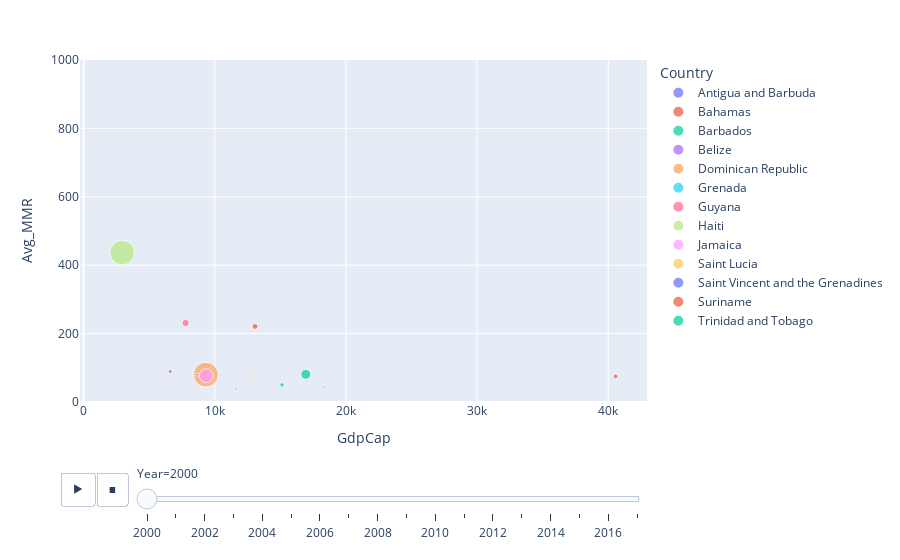

Notebook cell for this chart:
### Code cell
Women_Gdp = px.scatter(data_frame = countrytrends,  x="GdpCap", y= "Avg_MMR", size="FemPop", animation_frame="Year", animation_group="Country", color="Country",
           hover_name="Country", range_y=[0,1000])
Women_Gdp.show()

### Figure 1 — Plotly figure (JSON) as saved in the notebook; plotly's stock layout.template omitted (floating-point values rounded to 4 significant figures)
{"data": [{"hovertemplate": "<b>%{hovertext}</b><br><br>Country=Antigua and Barbuda<br>Year=2000<br>GdpCap=%{x}<br>Avg_MMR=%{y}<br>FemPop=%{marker.size}<extra></extra>", "hovertext": ["Antigua and Barbuda"], "ids": ["Antigua and Barbuda"], "legendgroup": "Antigua and Barbuda", "marker": {"color": "#636efa", "size": [39773], "sizemode": "area", "sizeref": 13680.0, "symbol": "circle"}, "mode": "markers", "name": "Antigua and Barbuda", "orientation": "v", "showlegend": true, "type": "scatter", "x": [18310.0], "xaxis": "x", "y": [44], "yaxis": "y"}, {"hovertemplate": "<b>%{hovertext}</b><br><br>Country=Bahamas<br>Year=2000<br>GdpCap=%{x}<br>Avg_MMR=%{y}<br>FemPop=%{marker.size}<extra></extra>", "hovertext": ["Bahamas"], "ids": ["Bahamas"], "legendgroup": "Bahamas", "marker": {"color": "#EF553B", "size": [166152], "sizemode": "area", "sizeref": 13680.0, "symbol": "circle"}, "mode": "markers", "name": "Bahamas", "orientation": "v", "showlegend": true, "type": "scatter", "x": [40570.0], "xaxis": "x", "y": [75], "yaxis": "y"}, {"hovertemplate": "<b>%{hovertext}</b><br><br>Country=Barbados<br>Year=2000<br>GdpCap=%{x}<br>Avg_MMR=%{y}<br>FemPop=%{marker.size}<extra></extra>", "hovertext": ["Barbados"], "ids": ["Barbados"], "legendgroup": "Barbados", "marker": {"color": "#00cc96", "size": [137803], "sizemode": "area", "sizeref": 13680.0, "symbol": "circle"}, "mode": "markers", "name": "Barbados", "orientation": "v", "showlegend": true, "type": "scatter", "x": [15120.0], "xaxis": "x", "y": [50], "yaxis": "y"}, {"hovertemplate": "<b>%{hovertext}</b><br><br>Country=Belize<br>Year=2000<br>GdpCap=%{x}<br>Avg_MMR=%{y}<br>FemPop=%{marker.size}<extra></extra>", "hovertext": ["Belize"], "ids": ["Belize"], "legendgroup": "Belize", "marker": {"color": "#ab63fa", "size": [118881], "sizemode": "area", "sizeref": 13680.0, "symbol": "circle"}, "mode": "markers", "name": "Belize", "orientation": "v", "showlegend": true, "type": "scatter", "x": [6599.0], "xaxis": "x", "y": [89], "yaxis": "y"}, {"hovertemplate": "<b>%{hovertext}</b><br><br>Country=Dominican Republic<br>Year=2000<br>GdpCap=%{x}<br>Avg_MMR=%{y}<br>FemPop=%{marker.size}<extra></extra>", "hovertext": ["Dominican Republic"], "ids": ["Dominican Republic"], "legendgroup": "Dominican Republic", "marker": {"color": "#FFA15A", "size": [4217358], "sizemode": "area", "sizeref": 13680.0, "symbol": "circle"}, "mode": "markers", "name": "Dominican Republic", "orientation": "v", "showlegend": true, "type": "scatter", "x": [9322.0], "xaxis": "x", "y": [80], "yaxis": "y"}, {"hovertemplate": "<b>%{hovertext}</b><br><br>Country=Grenada<br>Year=2000<br>GdpCap=%{x}<br>Avg_MMR=%{y}<br>FemPop=%{marker.size}<extra></extra>", "hovertext": ["Grenada"], "ids": ["Grenada"], "legendgroup": "Grenada", "marker": {"color": "#19d3f3", "size": [53417], "sizemode": "area", "sizeref": 13680.0, "symbol": "circle"}, "mode": "markers", "name": "Grenada", "orientation": "v", "showlegend": true, "type": "scatter", "x": [11610.0], "xaxis": "x", "y": [38], "yaxis": "y"}, {"hovertemplate": "<b>%{hovertext}</b><br><br>Country=Guyana<br>Year=2000<br>GdpCap=%{x}<br>Avg_MMR=%{y}<br>FemPop=%{marker.size}<extra></extra>", "hovertext": ["Guyana"], "ids": ["Guyana"], "legendgroup": "Guyana", "marker": {"color": "#FF6692", "size": [380564], "sizemode": "area", "sizeref": 13680.0, "symbol": "circle"}, "mode": "markers", "name": "Guyana", "orientation": "v", "showlegend": true, "type": "scatter", "x": [7776.0], "xaxis": "x", "y": [231], "yaxis": "y"}, {"hovertemplate": "<b>%{hovertext}</b><br><br>Country=Haiti<br>Year=2000<br>GdpCap=%{x}<br>Avg_MMR=%{y}<br>FemPop=%{marker.size}<extra></extra>", "hovertext": ["Haiti"], "ids": ["Haiti"], "legendgroup": "Haiti", "marker": {"color": "#B6E880", "size": [4210033], "sizemode": "area", "sizeref": 13680.0, "symbol": "circle"}, "mode": "markers", "name": "Haiti", "orientation": "v", "showlegend": true, "type": "scatter", "x": [2944.0], "xaxis": "x", "y": [437], "yaxis": "y"}, {"hovertemplate": "<b>%{hovertext}</b><br><br>Country=Jamaica<br>Year=2000<br>GdpCap=%{x}<br>Avg_MMR=%{y}<br>FemPop=%{marker.size}<extra></extra>", "hovertext": ["Jamaica"], "ids": ["Jamaica"], "legendgroup": "Jamaica", "marker": {"color": "#FF97FF", "size": [1318807], "sizemode": "area", "sizeref": 13680.0, "symbol": "circle"}, "mode": "markers", "name": "Jamaica", "orientation": "v", "showlegend": true, "type": "scatter", "x": [9345.0], "xaxis": "x", "y": [77], "yaxis": "y"}, {"hovertemplate": "<b>%{hovertext}</b><br><br>Country=Saint Lucia<br>Year=2000<br>GdpCap=%{x}<br>Avg_MMR=%{y}<br>FemPop=%{marker.size}<extra></extra>", "hovertext": ["Saint Lucia"], "ids": ["Saint Lucia"], "legendgroup": "Saint Lucia", "marker": {"color": "#FECB52", "size": [80688], "sizemode": "area", "sizeref": 13680.0, "symbol": "circle"}, "mode": "markers", "name": "Saint Lucia", "orientation": "v", "showlegend": true, "type": "scatter", "x": [12990.0], "xaxis": "x", "y": [86], "yaxis": "y"}, {"hovertemplate": "<b>%{hovertext}</b><br><br>Country=Saint Vincent and the Grenadines<br>Year=2000<br>GdpCap=%{x}<br>Avg_MMR=%{y}<br>FemPop=%{marker.size}<extra></extra>", "hovertext": ["Saint Vincent and the Grenadines"], "ids": ["Saint Vincent and the Grenadines"], "legendgroup": "Saint Vincent and the Grenadines", "marker": {"color": "#636efa", "size": [55836], "sizemode": "area", "sizeref": 13680.0, "symbol": "circle"}, "mode": "markers", "name": "Saint Vincent and the Grenadines", "orientation": "v", "showlegend": true, "type": "scatter", "x": [8647.0], "xaxis": "x", "y": [80], "yaxis": "y"}, {"hovertemplate": "<b>%{hovertext}</b><br><br>Country=Suriname<br>Year=2000<br>GdpCap=%{x}<br>Avg_MMR=%{y}<br>FemPop=%{marker.size}<extra></extra>", "hovertext": ["Suriname"], "ids": ["Suriname"], "legendgroup": "Suriname", "marker": {"color": "#EF553B", "size": [238166], "sizemode": "area", "sizeref": 13680.0, "symbol": "circle"}, "mode": "markers", "name": "Suriname", "orientation": "v", "showlegend": true, "type": "scatter", "x": [13070.0], "xaxis": "x", "y": [221], "yaxis": "y"}, {"hovertemplate": "<b>%{hovertext}</b><br><br>Country=Trinidad and Tobago<br>Year=2000<br>GdpCap=%{x}<br>Avg_MMR=%{y}<br>FemPop=%{marker.size}<extra></extra>", "hovertext": ["Trinidad and Tobago"], "ids": ["Trinidad and Tobago"], "legendgroup": "Trinidad and Tobago", "marker": {"color": "#00cc96", "size": [672559], "sizemode": "area", "sizeref": 13680.0, "symbol": "circle"}, "mode": "markers", "name": "Trinidad and Tobago", "orientation": "v", "showlegend": true, "type": "scatter", "x": [16940.0], "xaxis": "x", "y": [81], "yaxis": "y"}], "layout": {"legend": {"itemsizing": "constant", "title": {"text": "Country"}, "tracegroupgap": 0}, "margin": {"t": 60}, "sliders": [{"active": 0, "currentvalue": {"prefix": "Year="}, "len": 0.9, "pad": {"b": 10, "t": 60}, "steps": [{"args": [["2000"], {"frame": {"duration": 0, "redraw": false}, "fromcurrent": true, "mode": "immediate", "transition": {"duration": 0, "easing": "linear"}}], "label": "2000", "method": "animate"}, {"args": [["2001"], {"frame": {"duration": 0, "redraw": false}, "fromcurrent": true, "mode": "immediate", "transition": {"duration": 0, "easing": "linear"}}], "label": "2001", "method": "animate"}, {"args": [["2002"], {"frame": {"duration": 0, "redraw": false}, "fromcurrent": true, "mode": "immediate", "transition": {"duration": 0, "easing": "linear"}}], "label": "2002", "method": "animate"}, {"args": [["2003"], {"frame": {"duration": 0, "redraw": false}, "fromcurrent": true, "mode": "immediate", "transition": {"duration": 0, "easing": "linear"}}], "label": "2003", "method": "animate"}, {"args": [["2004"], {"frame": {"duration": 0, "redraw": false}, "fromcurrent": true, "mode": "immediate", "transition": {"duration": 0, "easing": "linear"}}], "label": "2004", "method": "animate"}, {"args": [["2005"], {"frame": {"duration": 0, "redraw": false}, "fromcurrent": true, "mode": "immediate", "transition": {"duration": 0, "easing": "linear"}}], "label": "2005", "method": "animate"}, {"args": [["2006"], {"frame": {"duration": 0, "redraw": false}, "fromcurrent": true, "mode": "immediate", "transition": {"duration": 0, "easing": "linear"}}], "label": "2006", "method": "animate"}, {"args": [["2007"], {"frame": {"duration": 0, "redraw": false}, "fromcurrent": true, "mode": "immediate", "transition": {"duration": 0, "easing": "linear"}}], "label": "2007", "method": "animate"}, {"args": [["2008"], {"frame": {"duration": 0, "redraw": false}, "fromcurrent": true, "mode": "immediate", "transition": {"duration": 0, "easing": "linear"}}], "label": "2008", "method": "animate"}, {"args": [["2009"], {"frame": {"duration": 0, "redraw": false}, "fromcurrent": true, "mode": "immediate", "transition": {"duration": 0, "easing": "linear"}}], "label": "2009", "method": "animate"}, {"args": [["2010"], {"frame": {"duration": 0, "redraw": false}, "fromcurrent": true, "mode": "immediate", "transition": {"duration": 0, "easing": "linear"}}], "label": "2010", "method": "animate"}, {"args": [["2011"], {"frame": {"duration": 0, "redraw": false}, "fromcurrent": true, "mode": "immediate", "transition": {"duration": 0, "easing": "linear"}}], "label": "2011", "method": "animate"}, {"args": [["2012"], {"frame": {"duration": 0, "redraw": false}, "fromcurrent": true, "mode": "immediate", "transition": {"duration": 0, "easing": "linear"}}], "label": "2012", "method": "animate"}, {"args": [["2013"], {"frame": {"duration": 0, "redraw": false}, "fromcurrent": true, "mode": "immediate", "transition": {"duration": 0, "easing": "linear"}}], "label": "2013", "method": "animate"}, {"args": [["2014"], {"frame": {"duration": 0, "redraw": false}, "fromcurrent": true, "mode": "immediate", "transition": {"duration": 0, "easing": "linear"}}], "label": "2014", "method": "animate"}, {"args": [["2015"], {"frame": {"duration": 0, "redraw": false}, "fromcurrent": true, "mode": "immediate", "transition": {"duration": 0, "easing": "linear"}}], "label": "2015", "method": "animate"}, {"args": [["2016"], {"frame": {"duration": 0, "redraw": false}, "fromcurrent": true, "mode": "immediate", "transition": {"duration": 0, "easing": "linear"}}], "label": "2016", "method": "animate"}, {"args": [["2017"], {"frame": {"duration": 0, "redraw": false}, "fromcurrent": true, "mode": "immediate", "transition": {"duration": 0, "easing": "linear"}}], "label": "2017", "method": "animate"}], "x": 0.1, "xanchor": "left", "y": 0, "yanchor": "top"}], "updatemenus": [{"buttons": [{"args": [null, {"frame": {"duration": 500, "redraw": false}, "fromcurrent": true, "mode": "immediate", "transition": {"duration": 500, "easing": "linear"}}], "label": "&#9654;", "method": "animate"}, {"args": [[null], {"frame": {"duration": 0, "redraw": false}, "fromcurrent": true, "mode": "immediate", "transition": {"duration": 0, "easing": "linear"}}], "label": "&#9724;", "method": "animate"}], "direction": "left", "pad": {"r": 10, "t": 70}, "showactive": false, "type": "buttons", "x": 0.1, "xanchor": "right", "y": 0, "yanchor": "top"}], "xaxis": {"anchor": "y", "domain": [0, 1], "title": {"text": "GdpCap"}}, "yaxis": {"anchor": "x", "domain": [0, 1], "range": [0, 1000], "title": {"text": "Avg_MMR"}}}}
